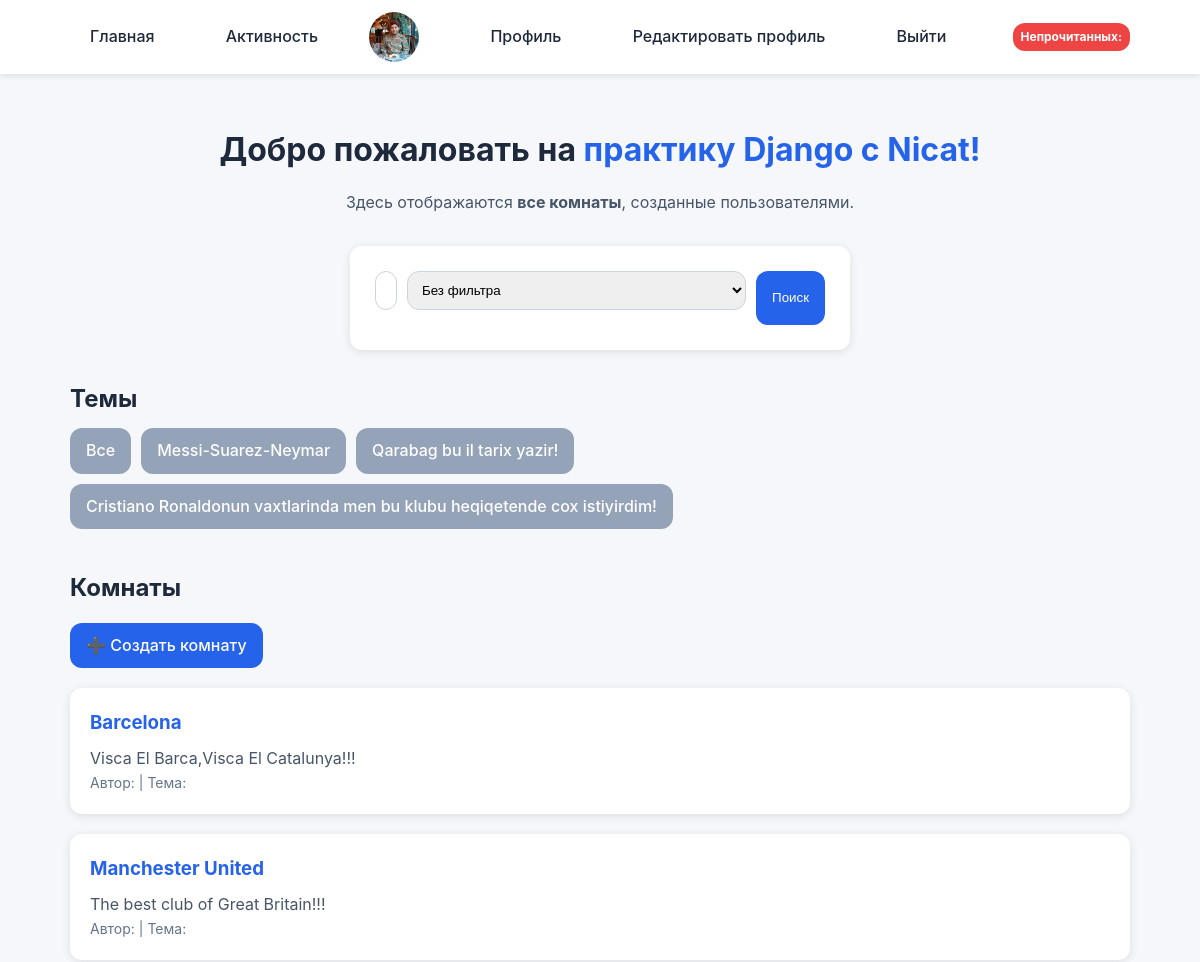
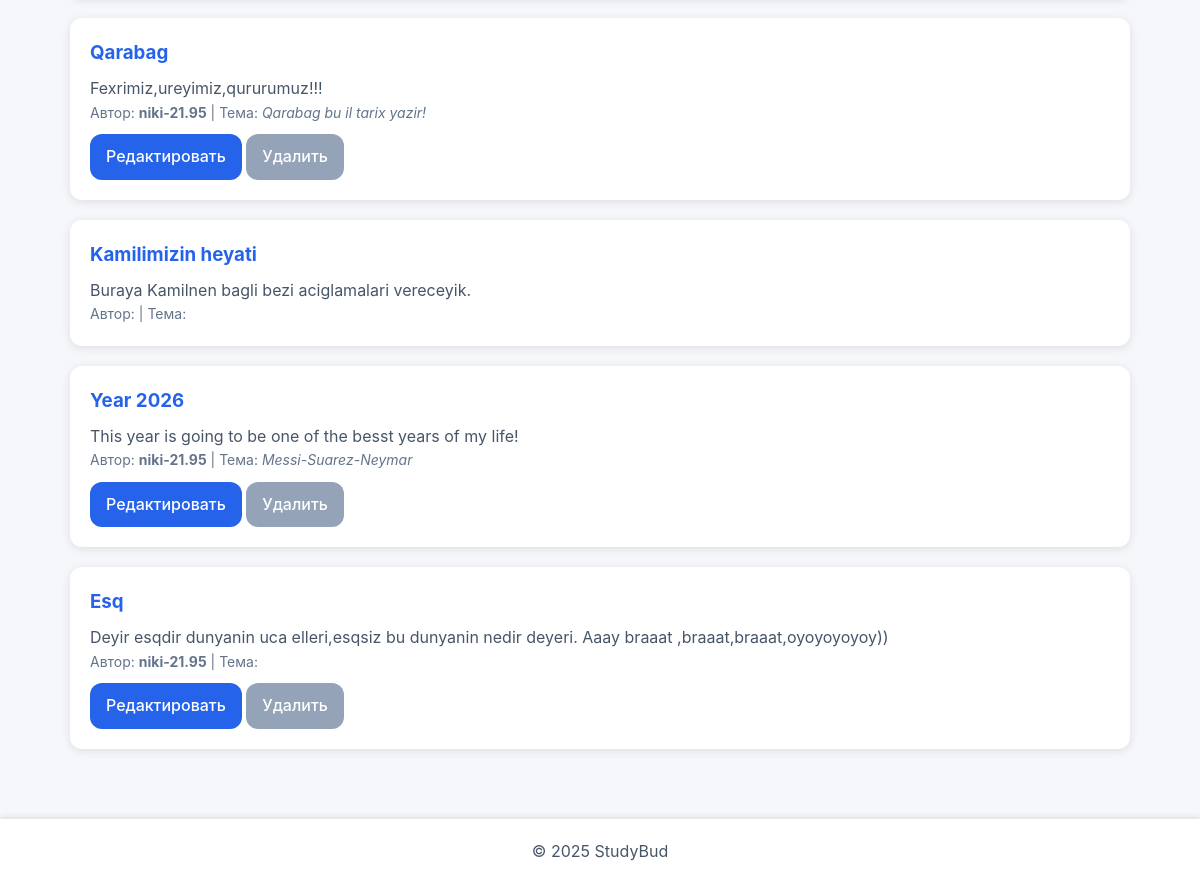
The app's page / (signed in) with its own data (2 pictures, top to bottom).
### base/models.py (models this page shows, shortened)
class Profile(models.Model):
    user = models.OneToOneField(User, on_delete=models.CASCADE)
    avatar = models.ImageField(upload_to='avatars/', default='avatars/default.png')
    bio = models.TextField(blank=True)

class Topic(models.Model):
    name = models.CharField(max_length=255, unique=True)
    created = models.DateTimeField(auto_now_add=True)
    updated = models.DateTimeField(auto_now=True)

class Room(models.Model):
    host = models.ForeignKey(User, on_delete=models.SET_NULL, null=True)
    name = models.CharField(max_length=255, unique=True)
    topic = models.ForeignKey('Topic', on_delete=models.SET_NULL, null=True)
    description = models.TextField(blank=True, null=True)
    created = models.DateTimeField(auto_now_add=True)
    updated = models.DateTimeField(auto_now=True)
    participants = models.ManyToManyField(User, related_name='participants', blank=True)

### base/views.py (the view, shortened to what this page needs)
# urls.py: path('', views.home, name='home'),
@login_required(login_url='loginPage')
def home(request):
    q = request.GET.get('q') if request.GET.get('q') is not None else ''
    filter_by = request.GET.get('filter_by')  # может быть None
    rooms = Room.objects.select_related('topic', 'host').all()
    if filter_by == 'recent':
        rooms = rooms.order_by('-updated')
    elif filter_by == 'topic':
        rooms = rooms.filter(topic__isnull=False).order_by('topic__name')
    topics = Topic.objects.all()
    context = {
        'rooms': rooms,
        'topics': topics,
        'q': q,
        'filter_by': filter_by,
    }
    return render(request, 'base/home.html', context)

### templates/base/home.html (shortened to what this page needs)
{% extends 'base/main.html' %}
{% block content %}
<h1 style="text-align: center; margin-bottom: 15px">
  Добро пожаловать на
  <span style="color: var(--primary)">практику Django с Nicat!</span>
</h1>
<p style="text-align: center; color: #475569; margin-bottom: 30px">
  Здесь отображаются <strong>все комнаты</strong>, созданные пользователями.
</p>
<form method="GET" action="" style="max-width: 500px; margin: 0 auto 30px auto; display: flex; gap: 10px">
  <input
    type="text"
    name="q"
    placeholder="🔍 Поиск комнаты..."
    value="{{ q }}"
    style="flex: 1; border-radius: var(--radius); padding: 10px; border: 1px solid #cbd5e1;"
  />
  <select name="filter_by" style="border-radius: var(--radius); padding: 10px; border: 1px solid #cbd5e1;">
    <option value="">Без фильтра</option>
  </select>
  <button type="submit" class="button">Поиск</button>
</form>
<section style="margin-bottom: 40px">
  <h2>Темы</h2>
  <div style="display: flex; flex-wrap: wrap; gap: 10px; margin-top: 10px">
    <a href="{% url 'home' %}" class="button button-secondary">Все</a>
    {% for topic in topics %}
      <a href="{% url 'home' %}?q={{ topic.name }}" class="button button-secondary">{{ topic.name }}</a>
    {% empty %}
      <p>Тем пока нет.</p>
    {% endfor %}
  </div>
</section>
<section>
  <h2 style="margin-bottom: 15px">Комнаты</h2>
  {% if request.user.is_authenticated %}
    <a href="{% url 'createRoom' %}" class="button" style="margin-bottom: 20px; display: inline-block">
      ➕ Создать комнату
    </a>
  {% endif %}
  {% if rooms %}
    {% for room in rooms %}
      <div class="room-card">
        <h3>
          <a href="{% url 'room_detail' room.id %}" style="color: var(--primary); text-decoration: none;">
            {{ room.name }}
          </a>
        </h3>
        {% if room.description %}
          <p>{{ room.description }}</p>
        {% endif %}
        <p style="font-size: 14px; color: #64748b">
          Автор: <strong>{{ room.host.username }}</strong> | Тема: <em>{{ room.topic.name }}</em>
        </p>
        {% if request.user == room.host %}
          <div style="margin-top: 10px">
            <a href="{% url 'updateRoom' room.id %}" class="button">Редактировать</a>
            <a href="{% url 'deleteRoom' room.id %}" class="button button-secondary">Удалить</a>
          </div>
        {% endif %}
      </div>
    {% endfor %}
  {% else %}
    <p style="text-align: center; color: #64748b">Пока нет созданных комнат.</p>
  {% endif %}
</section>
{% endblock content %}

### templates/base/main.html (shortened to what this page needs)
<!DOCTYPE html>
<html lang="ru">
  <head>
    {% load static %}
    <link rel="stylesheet" href="{% static 'base/style.css' %}" />
  </head>
  <body>
    <header>
      <nav>
        <a href="{% url 'home' %}">Главная</a>
        <a href="{% url 'activityPage' %}">Активность</a>
        {% if request.user.is_authenticated %}
        <img
          src="{{ request.user.profile.avatar.url }}"
          alt="{{ request.user.username }}"
          class="avatar"
        />
        <a href="{% url 'user-profile' request.user.id %}">Профиль</a>
        <a href="{% url 'updateProfile' %}">Редактировать профиль</a>
        <a href="{% url 'logoutUser' %}">Выйти</a>
        <span class="unread-counter">Непрочитанных: {{ unread_count }}</span>
        {% else %}
        <a href="{% url 'loginPage' %}">Войти</a>
        <a href="{% url 'registerPage' %}">Регистрация</a>
        {% endif %}
      </nav>
    </header>
    <main>{% block content %}{% endblock %}</main>
    <footer>
      <p>© 2025 StudyBud</p>
    </footer>
  </body>
</html>

### static/base/style.css (style rules this page uses)
:root { --bg-color: #f5f7fa; --primary: #2563eb; --primary-dark: #1d4ed8; --text-color: #1e293b; --light: #ffffff; --shadow: rgba(0, 0, 0, 0.1); --radius: 12px; --transition: 0.3s ease; }
* { margin: 0; padding: 0; box-sizing: border-box; }
body { font-family: "Inter", Arial, sans-serif; background: var(--bg-color); color: var(--text-color); line-height: 1.6; display: flex; flex-direction: column; min-height: 100vh; }
header { background: var(--light); box-shadow: 0 2px 6px var(--shadow); position: sticky; top: 0; z-index: 100; }
nav { max-width: 1100px; margin: auto; padding: 12px 20px; display: flex; justify-content: space-between; align-items: center; }
nav a { color: var(--text-color); text-decoration: none; margin-left: 20px; font-weight: 500; transition: color var(--transition); }
main { flex: 1; max-width: 1100px; margin: 30px auto; padding: 20px; }
.room-card { background: var(--light); border-radius: var(--radius); box-shadow: 0 2px 10px var(--shadow); padding: 20px; margin-bottom: 20px; transition: transform var(--transition), box-shadow var(--transition); }
.room-card h3 { color: var(--primary); margin-bottom: 8px; }
.room-card p { color: #475569; }
button, a.button { background: var(--primary); color: var(--light); padding: 10px 16px; border-radius: var(--radius); text-decoration: none; display: inline-block; border: none; cursor: pointer; font-weight: 500; transition: background var(--transition), transform var(--transition); }
a.button-secondary { background: #94a3b8; }
form { background: var(--light); border-radius: var(--radius); box-shadow: 0 2px 10px var(--shadow); padding: 25px; max-width: 600px; margin: 0 auto; }
form input, form textarea, form select { width: 100%; padding: 10px; border: 1px solid #cbd5e1; border-radius: var(--radius); margin-bottom: 15px; transition: border var(--transition), box-shadow var(--transition); }
footer { background: var(--light); text-align: center; padding: 20px; box-shadow: 0 -2px 6px var(--shadow); color: #475569; }
.unread-counter { background: #ef4444; color: white; padding: 4px 8px; border-radius: 12px; font-weight: bold; font-size: 14px; margin-left: 15px; }
.unread-counter { background: #ef4444; color: white; padding: 4px 8px; border-radius: 12px; font-weight: bold; font-size: 12px; }
.avatar { width: 50px; height: 50px; border-radius: 50%; object-fit: cover; }

### records on screen
Topic: name "Messi-Suarez-Neymar"
Topic: name "Qarabag bu il tarix yazir!"
Topic: name "Cristiano Ronaldonun vaxtlarinda men bu klubu heqiqetende cox istiyirdim!"
Room: name "Barcelona", description "Visca El Barca,Visca El Catalunya!!!"
Room: name "Manchester United", description "The best club of Great Britain!!!"
Room: name "Qarabag", description "Fexrimiz,ureyimiz,qururumuz!!!", host.username "niki-21.95", topic.name "Qarabag bu il tarix yazir!", shows "Редактировать"
Room: name "Kamilimizin heyati", description "Buraya Kamilnen bagli bezi aciglamalari vereceyik."
Room: name "Year 2026", description "This year is going to be one of the besst years of my life!", host.username "niki-21.95", topic.name "Messi-Suarez-Neymar", shows "Редактировать"
Room: name "Esq", description "Deyir esqdir dunyanin uca elleri,esqsiz bu dunyanin nedir deyeri. Aaay braaat ,braaat,braaat,oyoyoyoyoy))", host.username "niki-21.95", shows "Редактировать"
